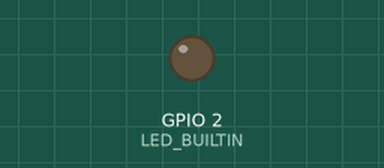
This sketch was run on a simulated ESP32. On the bench: output pins drawn as LEDs (lit = HIGH). Dashed ring = blinking.

Above: at 0.5 s.
At 2.2 s:
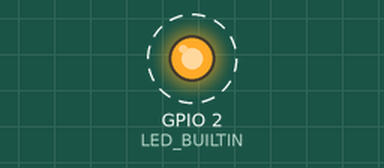
Timing chart, 0 to 3.0 s (numbered marks = the images above):
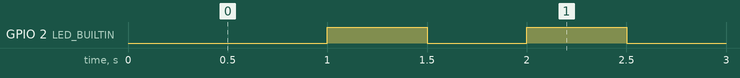

Measured:
- by itself, GPIO 2 (LED_BUILTIN): alternates HIGH for 0.50 s and LOW for 0.50 s

The sketch:

tickerBlink.ino
```cpp
#include "Ticker.h"

void blinkLED();

boolean ledState;

Ticker timer1(blinkLED, 500);

void setup() {
  pinMode(LED_BUILTIN, OUTPUT);
  timer1.start();
}

void loop() {
  timer1.update();
}

void blinkLED() {
  digitalWrite(LED_BUILTIN, ledState);
  ledState = !ledState;
}
```
